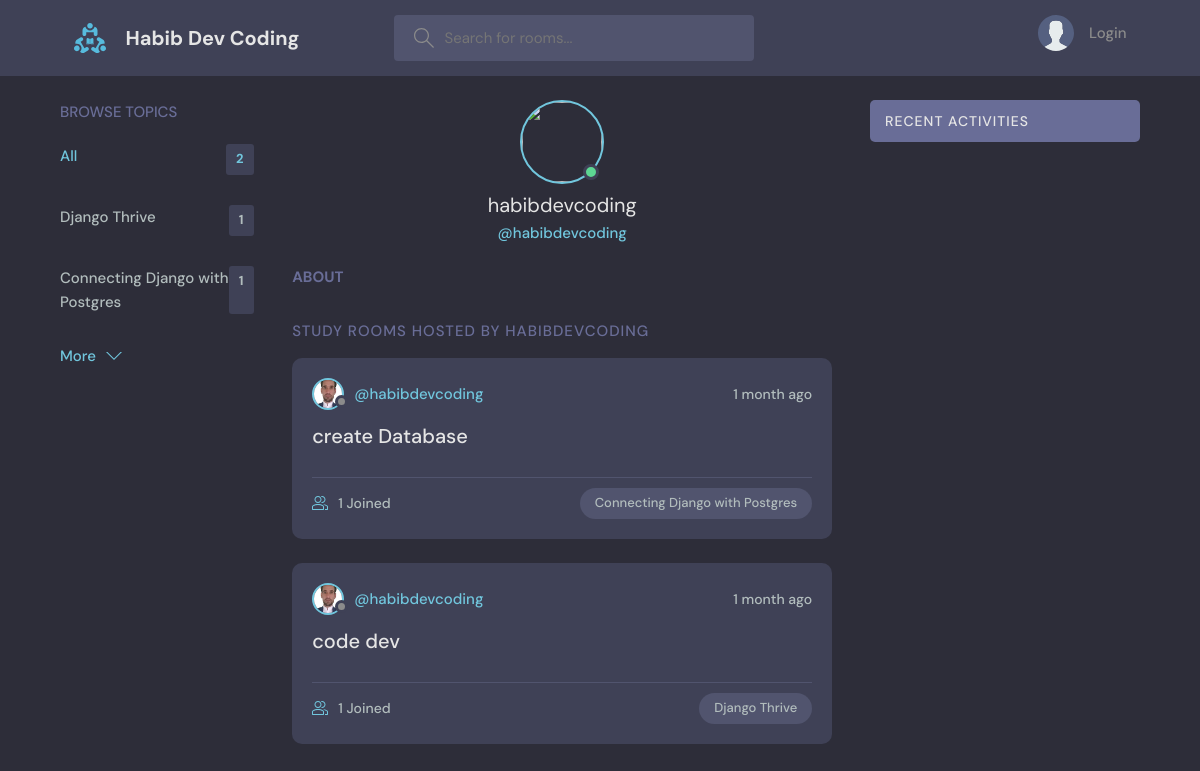
Page /profile/1/ on the committed database.
### base/models.py (models this page shows, shortened)
class Topic(models.Model):
    name = models.CharField(max_length=200)

class User(AbstractUser):
    name = models.CharField(max_length=200, null=True)
    email = models.EmailField(null=True, unique=True)
    bio = models.TextField(null=True)
    avatar = models.ImageField(null=True, default="avatar.svg")
    USERNAME_FIELD = 'email'
    REQUIRED_FIELDS = []

class Room(models.Model):
    host = topic = models.ForeignKey(User, on_delete=models.SET_NULL, null=True)
    topic = models.ForeignKey(Topic, on_delete=models.SET_NULL, null=True)
    name = models.CharField(max_length=200)
    description = models.TextField(null=True, blank=True)
    participants = models.ManyToManyField(User, related_name='participants', blank=True )
    updated = models.DateTimeField(auto_now=True)
    created = models.DateTimeField(auto_now_add=True)
    class Meta:
        ordering = ['-updated', '-created']

### base/views.py (the view)
# urls.py: path('profile/<str:pk>/', views.userProfile, name="user-profile"),
def userProfile(request, pk):
    user = User.objects.get(id=pk)
    rooms = user.room_set.all()
    room_messages = user.message_set.all()
    topics = Topic.objects.all()
    context = {'user':user, 'rooms':rooms, 'room_messages':room_messages, 'topics':topics}
    return render(request, 'base/profile.html', context )

### base/templates/base/profile.html (shortened to what this page needs)
{% extends 'main.html' %}
{% block content %}
  <main class="profile-page layout layout--3">
    <div class="container">
      {% include 'base/topics_component.html' %}
      <div class="roomList">
        <div class="profile">
          <div class="profile__avatar">
            <div class="avatar avatar--large active">
              <img src="{{room.host.avatar.url}}" />
            </div>
          </div>
          <div class="profile__info">
            <h3>{{user.username}}</h3>
            <p>@{{user.username}}</p>
          </div>
          <div class="profile__about">
            <h3>About</h3>
          </div>
        </div>
        <div class="roomList__header">
          <div>
            <h2>Study Rooms Hosted by habibdevcoding</a>
            </h2>
          </div>
        </div>
        {% include 'base/feed_component.html' %}
      </div>
      {% include 'base/activity_component.html' %}
    </div>
  </main>
  {% endblock  %}

### templates/main.html (shortened to what this page needs)
<!DOCTYPE html>
{% load static %}
<html lang="en">
  <head>
    <link rel="stylesheet"  href="{% static 'styles/style.css' %}" />
  </head>
  <body>
    {% include 'navbar.html' %}
    {% block content %}
    {% endblock  %}
  </body>
</html>

### templates/navbar.html (shortened to what this page needs)
{% load static %}
<header class="header header--loggedIn">
    <div class="container">
      <a href="{% url 'home' %}" class="header__logo">
        <img src="{% static 'images/logo.svg' %}" />
        <h1>Habib Dev Coding </h1>
      </a>
      <form class="header__search" method="GET" action="{% url 'home' %}">
        <label>
          <input name="q" placeholder="Search for rooms..." />
        </label>
      </form>
      <nav class="header__menu">
        {% if request.user.is_authenticated %}
        <div class="header__user">
          <a href="{% url 'update-user' %}">
            <div class="avatar avatar--medium active">
              {% comment %} <img src="https://randomuser.me/api/portraits/men/37.jpg" /> {% endcomment %}
              <img src="{{request.user.avatar.url}}" />
            </div>
            <p>{{request.user.username}} <span>@{{request.user.username}}</span></p>
          </a>
          <button class="dropdown-button">
            <svg version="1.1" xmlns="http://www.w3.org/2000/svg" width="32" height="32" viewBox="0 0 32 32">
              <title>chevron-down</title>
              <path d="M16 21l-13-13h-3l16 16 16-16h-3l-13 13z"></path>
            </svg>
          </button>
        </div>
         {% else %}
        <a href="{% url 'login' %}">
          <img src="{% static 'images/avatar.svg' %}" />
          <p>Login</p>
        </a>
        {% endif %}
      </nav>
    </div>
  </header>

### base/templates/base/topics_component.html (shortened to what this page needs)
<div class="topics">
    <div class="topics__header">
      <h2>Browse Topics</h2>
    </div>
    <ul class="topics__list">
      <li>
        <a href="{% url 'home' %}" class="active">All <span>{{topics.count}}</span></a>
      </li>
      {% for topic in topics %}
      <li>
        <a href="{% url 'home' %}?q={{topic.name}}">{{topic.name}}<span>{{topic.room_set.all.count}}</span></a>
      </li>
      {% endfor %}
    </ul>
    <a class="btn btn--link" href="{% url 'topics' %}">
      More
      <svg version="1.1" xmlns="http://www.w3.org/2000/svg" width="32" height="32" viewBox="0 0 32 32">
        <title>chevron-down</title>
        <path d="M16 21l-13-13h-3l16 16 16-16h-3l-13 13z"></path>
      </svg>
    </a>
  </div>

### base/templates/base/feed_component.html (shortened to what this page needs)
{% for room in rooms %}
<div class="roomListRoom">
    <div class="roomListRoom__header">
      <a href="{% url 'user-profile' room.host.id %}" class="roomListRoom__author">
        <div class="avatar avatar--small">
          <img src="{{room.host.avatar.url}}" />
        </div>
        <span>@{{room.host.username}}</span>
      </a>
      <div class="roomListRoom__actions">
        <span>{{room.created|timesince}} ago</span>
      </div>
    </div>
    <div class="roomListRoom__content">
      <a href="{% url 'room' room.id %}">{{room.name}}</a>
    </div>
    <div class="roomListRoom__meta">
      <a href="{% url 'room' room.id %}" class="roomListRoom__joined">
        {{room.participants.all.count}} Joined
      </a>
      <p class="roomListRoom__topic">{{room.topic.name}}</p>
    </div>
</div>
 {% endfor %}

### base/templates/base/activity_component.html (shortened to what this page needs)
<div class="activities">
    <div class="activities__header">
      <h2>Recent Activities</h2>
    </div>
  </div>

### rows in the picture
Topic: name "Django Thrive", room_set.all.count "1"
Topic: name "Connecting Django with Postgres", room_set.all.count "1"
User: username "habibdevcoding"
Room: host.avatar (picture), host.username "habibdevcoding", created "1 month", name "create Database", participants.all.count "1", topic.name "Connecting Django with Postgres"
Room: host.avatar (picture), host.username "habibdevcoding", created "1 month", name "code dev", participants.all.count "1", topic.name "Django Thrive"

### other values in the picture
{{ topics.count }} "2"
